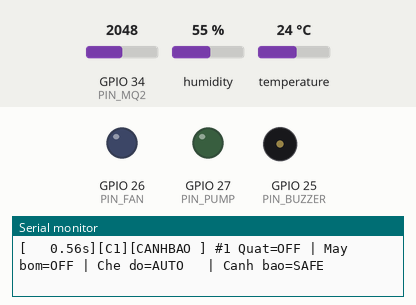
Bench run of a sketch on a simulated ESP32. Parts: output pins drawn as LEDs (lit = HIGH), buzzer (waves = sounding, pin HIGH), the last lines printed to the serial monitor. The test bench sets the inputs (shaded band); at power-on: GPIO 34 (PIN_MQ2) = 2048, humidity 55 %, temperature 24 °C (analog values on the 0–4095 scale). WiFi joins after 1.5 s; servers stay silent unless stated; random numbers use the default seed unless the sketch sets one; no MQTT or app messages arrive unless stated.

Above: at 1.7 s.
1.8 s: GPIO 34 (PIN_MQ2) set to 2458
3.7 s: GPIO 34 (PIN_MQ2) set to 2532
At 5.5 s:
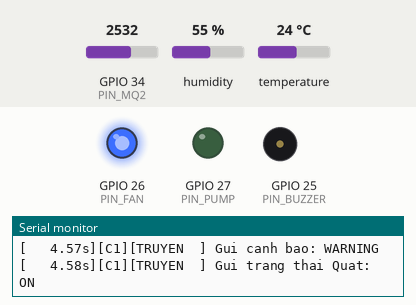
Timing chart, 0 to 7.0 s (numbered marks = the images above; inputs shaded):
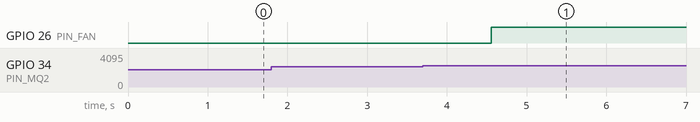

Measured:
- the behaviour switches between 2499 and 2500 on GPIO 34 (PIN_MQ2) (found by bisection; images 0 and 1)
- after the input at 3.7 s, GPIO 26 (PIN_FAN): LOW → HIGH after 0.86 s

The sketch:

sketch.ino
```cpp
// ĐỀ 3: MẠCH BÁO CHÁY GIA ĐÌNH - ESP32 + MQ2 + DHT22 + MQTT + FreeRTOS
// Core 0: TaskTruyenData  (WiFi + MQTT, đọc dataQueue và publish)
// Core 1: TaskDocData     (đọc cảm biến, in Serial, gửi dataQueue + alertQueue)
// Core 1: TaskCanhBao     (đọc alertQueue, điều khiển quạt / máy bơm / còi)
#include <WiFi.h>
#include <PubSubClient.h>
#include <DHT.h>
#include <stdarg.h>

// ---------- WiFi (Wokwi) ----------
const char* WIFI_SSID = "Wokwi-GUEST";
const char* WIFI_PASS = "";

// ---------- MQTT Broker ----------
const char* MQTT_HOST = "broker.hivemq.com";
const int   MQTT_PORT = 1883;

#define BASE "nhom3/baochay/"
const char* T_GAS        = BASE "gas";
const char* T_TEMP       = BASE "temp";
const char* T_FAN_STATE  = BASE "fan/state";
const char* T_PUMP_STATE = BASE "pump/state";
const char* T_MODE_STATE = BASE "mode/state";
const char* T_ALARM      = BASE "alarm";
const char* T_FAN_SET    = BASE "fan/set";
const char* T_PUMP_SET   = BASE "pump/set";
const char* T_MODE_SET   = BASE "mode/set";

// ---------- Chân ----------
#define PIN_MQ2    34
#define PIN_DHT    15
#define PIN_FAN    26
#define PIN_PUMP   27
#define PIN_BUZZER 25

// ---------- Ngưỡng (gas tính theo ADC đã lọc nhiễu, 0..4095) ----------
const int   GAS_ON   = 2500;
const int   GAS_OFF  = 2000;
const float TEMP_ON  = 50.0;
const float TEMP_OFF = 45.0;

// ---------- Cấu hình đọc gas ----------
const int GAS_SAMPLES = 32;   // số mẫu mỗi lần đo
const int GAS_TRIM    = 4;    // bỏ 4 mẫu thấp nhất + 4 mẫu cao nhất rồi lấy trung bình

// ---------- Dữ liệu & hàng đợi ----------
struct SensorData {
  uint32_t seq;     // số thứ tự mẫu, để theo dõi trong log
  int      gas;     // ADC đã lọc
  float    temp;    // °C
};

QueueHandle_t dataQueue;   // TaskDocData -> TaskTruyenData
QueueHandle_t alertQueue;  // TaskDocData -> TaskCanhBao
SemaphoreHandle_t serialMutex;

// ---------- Trạng thái dùng chung ----------
volatile bool autoMode = true;
volatile bool fanOn    = false;
volatile bool pumpOn   = false;
volatile int  alarmLvl = 0;   // 0=SAFE, 1=WARNING, 2=FIRE

DHT dht(PIN_DHT, DHT22);
WiFiClient espClient;
PubSubClient mqtt(espClient);

const char* alarmText(int a) {
  return a == 2 ? "FIRE" : (a == 1 ? "WARNING" : "SAFE");
}

// ---------- In Serial an toàn giữa các task ----------
// Dạng: [  12.34s][C1][DOC     ] nội dung
void logf(const char* tag, const char* fmt, ...) {
  char msg[160];
  va_list ap;
  va_start(ap, fmt);
  vsnprintf(msg, sizeof(msg), fmt, ap);
  va_end(ap);
  if (serialMutex) xSemaphoreTake(serialMutex, portMAX_DELAY);
  Serial.printf("[%7.2fs][C%d][%-8s] %s\n", millis() / 1000.0, xPortGetCoreID(), tag, msg);
  if (serialMutex) xSemaphoreGive(serialMutex);
}

// ---------- Đọc gas: lấy nhiều mẫu, sắp xếp, bỏ cực trị, lấy trung bình ----------
int readGasADC() {
  int s[GAS_SAMPLES];
  for (int i = 0; i < GAS_SAMPLES; i++) {
    s[i] = analogRead(PIN_MQ2);
    delayMicroseconds(300);
  }
  for (int i = 1; i < GAS_SAMPLES; i++) {          // insertion sort
    int k = s[i], j = i - 1;
    while (j >= 0 && s[j] > k) { s[j + 1] = s[j]; j--; }
    s[j + 1] = k;
  }
  long sum = 0;
  for (int i = GAS_TRIM; i < GAS_SAMPLES - GAS_TRIM; i++) sum += s[i];
  return (int)(sum / (GAS_SAMPLES - 2 * GAS_TRIM));
}

void setFan(bool on)  { fanOn = on;  digitalWrite(PIN_FAN,  on ? HIGH : LOW); }
void setPump(bool on) { pumpOn = on; digitalWrite(PIN_PUMP, on ? HIGH : LOW); }

// Nhận lệnh từ Web (chạy trong mqtt.loop() -> Core 0)
void onMessage(char* topic, byte* payload, unsigned int len) {
  String msg = "";
  for (unsigned int i = 0; i < len; i++) msg += (char)payload[i];
  String t = String(topic);
  logf("MQTT-RX", "%s = %s", topic, msg.c_str());

  if (t == T_MODE_SET) {
    autoMode = (msg == "AUTO");
    logf("MQTT-RX", ">> Doi che do: %s", autoMode ? "AUTO" : "MANUAL");
  } else if (t == T_FAN_SET || t == T_PUMP_SET) {
    if (autoMode) {
      logf("MQTT-RX", ">> Bo qua: dang o che do AUTO");
    } else if (t == T_FAN_SET) {
      setFan(msg == "ON");
      logf("MQTT-RX", ">> MANUAL: Quat %s", fanOn ? "BAT" : "TAT");
    } else {
      setPump(msg == "ON");
      logf("MQTT-RX", ">> MANUAL: May bom %s", pumpOn ? "BAT" : "TAT");
    }
  }
}

bool connectMQTT() {
  String id = "esp32_baochay_" + String(esp_random());
  logf("TRUYEN", "Dang ket noi MQTT %s:%d ...", MQTT_HOST, MQTT_PORT);
  if (mqtt.connect(id.c_str())) {
    logf("TRUYEN", "MQTT OK (clientId=%s)", id.c_str());
    mqtt.subscribe(T_FAN_SET);
    mqtt.subscribe(T_PUMP_SET);
    mqtt.subscribe(T_MODE_SET);
    return true;
  }
  logf("TRUYEN", "MQTT loi rc=%d, thu lai sau 2s", mqtt.state());
  return false;
}

// =====================================================
// TASK TRUYỀN DATA - Core 0
// =====================================================
void TaskTruyenData(void* pv) {
  logf("TRUYEN", "Task bat dau tren Core %d", xPortGetCoreID());

  // 1. Kết nối WiFi
  logf("TRUYEN", "Dang ket noi WiFi '%s' ...", WIFI_SSID);
  WiFi.begin(WIFI_SSID, WIFI_PASS);
  while (WiFi.status() != WL_CONNECTED) vTaskDelay(pdMS_TO_TICKS(300));
  logf("TRUYEN", "WiFi OK, IP: %s", WiFi.localIP().toString().c_str());

  mqtt.setServer(MQTT_HOST, MQTT_PORT);
  mqtt.setCallback(onMessage);

  int lastAlarm = -1, lastFan = -1, lastPump = -1, lastMode = -1;
  SensorData d;

  for (;;) {
    if (WiFi.status() != WL_CONNECTED) {
      logf("TRUYEN", "Mat WiFi, ket noi lai...");
      WiFi.reconnect();
      vTaskDelay(pdMS_TO_TICKS(1000));
      continue;
    }
    if (!mqtt.connected()) {
      lastAlarm = lastFan = lastPump = lastMode = -1;   // publish lại trạng thái sau khi nối lại
      if (!connectMQTT()) { vTaskDelay(pdMS_TO_TICKS(2000)); continue; }
    }
    mqtt.loop();

    // 2. Đọc data Queue và gửi lên broker
    if (xQueueReceive(dataQueue, &d, pdMS_TO_TICKS(50)) == pdTRUE) {
      bool ok1 = mqtt.publish(T_GAS,  String(d.gas).c_str());
      bool ok2 = mqtt.publish(T_TEMP, String(d.temp, 1).c_str());
      logf("TRUYEN", "#%lu gui MQTT: gas=%d temp=%.1f -> %s | con %u mau trong queue",
           (unsigned long)d.seq, d.gas, d.temp, (ok1 && ok2) ? "OK" : "LOI",
           (unsigned)uxQueueMessagesWaiting(dataQueue));
    }

    // 3. Gửi trạng thái khi có thay đổi
    int a = alarmLvl, f = fanOn, p = pumpOn, m = autoMode;
    if (a != lastAlarm) { mqtt.publish(T_ALARM,      alarmText(a),          true); lastAlarm = a;
                          logf("TRUYEN", "Gui canh bao: %s", alarmText(a)); }
    if (f != lastFan)   { mqtt.publish(T_FAN_STATE,  f ? "ON" : "OFF",      true); lastFan = f;
                          logf("TRUYEN", "Gui trang thai Quat: %s", f ? "ON" : "OFF"); }
    if (p != lastPump)  { mqtt.publish(T_PUMP_STATE, p ? "ON" : "OFF",      true); lastPump = p;
                          logf("TRUYEN", "Gui trang thai May bom: %s", p ? "ON" : "OFF"); }
    if (m != lastMode)  { mqtt.publish(T_MODE_STATE, m ? "AUTO" : "MANUAL", true); lastMode = m;
                          logf("TRUYEN", "Gui che do: %s", m ? "AUTO" : "MANUAL"); }
  }
}

// =====================================================
// TASK ĐỌC DATA - Core 1
// =====================================================
void TaskDocData(void* pv) {
  logf("DOC", "Task bat dau tren Core %d", xPortGetCoreID());
  TickType_t last = xTaskGetTickCount();
  uint32_t seq = 0;

  for (;;) {
    SensorData d;
    d.seq  = ++seq;
    d.gas  = readGasADC();
    d.temp = dht.readTemperature();

    if (isnan(d.temp)) {
      logf("DOC", "#%lu LOI doc DHT22, bo qua mau nay", (unsigned long)d.seq);
    } else {
      logf("DOC", "#%lu Gas=%4d ADC (~%4d mV, %3d%%) | Nhiet do=%.1f C",
           (unsigned long)d.seq, d.gas, (int)(d.gas * 3300L / 4095), (int)(d.gas * 100L / 4095), d.temp);

      bool q1 = xQueueSend(dataQueue,  &d, 0) == pdTRUE;
      bool q2 = xQueueSend(alertQueue, &d, 0) == pdTRUE;
      if (!q1) logf("DOC", "CANH BAO: dataQueue day, mat mau #%lu", (unsigned long)d.seq);
      if (!q2) logf("DOC", "CANH BAO: alertQueue day, mat mau #%lu", (unsigned long)d.seq);
    }
    vTaskDelayUntil(&last, pdMS_TO_TICKS(2000));
  }
}

// =====================================================
// TASK CẢNH BÁO - Core 1
// =====================================================
void TaskCanhBao(void* pv) {
  logf("CANHBAO", "Task bat dau tren Core %d", xPortGetCoreID());
  SensorData d;
  bool beepOn = false;

  for (;;) {
    // Chờ mẫu mới tối đa 250 ms; hết thời gian chờ thì vẫn chạy phần còi bíp bên dưới
    if (xQueueReceive(alertQueue, &d, pdMS_TO_TICKS(250)) == pdTRUE) {
      if (autoMode) {
        if (d.gas >= GAS_ON && !fanOn) {
          setFan(true);
          logf("CANHBAO", "#%lu Gas %d >= %d -> BAT QUAT", (unsigned long)d.seq, d.gas, GAS_ON);
        } else if (d.gas <= GAS_OFF && fanOn) {
          setFan(false);
          logf("CANHBAO", "#%lu Gas %d <= %d -> TAT QUAT", (unsigned long)d.seq, d.gas, GAS_OFF);
        }
        if (d.temp >= TEMP_ON && !pumpOn) {
          setPump(true);
          logf("CANHBAO", "#%lu Nhiet do %.1f >= %.0f -> BAT MAY BOM", (unsigned long)d.seq, d.temp, TEMP_ON);
        } else if (d.temp <= TEMP_OFF && pumpOn) {
          setPump(false);
          logf("CANHBAO", "#%lu Nhiet do %.1f <= %.0f -> TAT MAY BOM", (unsigned long)d.seq, d.temp, TEMP_OFF);
        }
      }

      bool gasHigh = d.gas >= GAS_ON, tempHigh = d.temp >= TEMP_ON;
      int newLvl = (gasHigh && tempHigh) ? 2 : ((gasHigh || tempHigh) ? 1 : 0);
      alarmLvl = newLvl;

      // Dòng tổng hợp trạng thái SAU khi đã xử lý
      logf("CANHBAO", "#%lu Quat=%s | May bom=%s | Che do=%s | Canh bao=%s%s",
           (unsigned long)d.seq, fanOn ? "ON " : "OFF", pumpOn ? "ON " : "OFF",
           autoMode ? "AUTO  " : "MANUAL", alarmText(newLvl),
           newLvl == 2 ? " | COI KEU!" : "");
    }

    // Còi: khi FIRE thì bíp 250 ms bật / 250 ms tắt (tone 2 kHz); hết FIRE thì tắt hẳn
    if (alarmLvl == 2) {
      beepOn = !beepOn;
      if (beepOn) tone(PIN_BUZZER, 2000);
      else        noTone(PIN_BUZZER);
    } else if (beepOn) {
      beepOn = false;
      noTone(PIN_BUZZER);
    }
  }
}

void setup() {
  Serial.begin(115200);
  delay(500);

  analogReadResolution(12);
  analogSetPinAttenuation(PIN_MQ2, ADC_11db);   // đo được tới ~3.3V

  pinMode(PIN_FAN, OUTPUT);
  pinMode(PIN_PUMP, OUTPUT);
  pinMode(PIN_BUZZER, OUTPUT);
  dht.begin();

  serialMutex = xSemaphoreCreateMutex();
  dataQueue   = xQueueCreate(10, sizeof(SensorData));
  alertQueue  = xQueueCreate(10, sizeof(SensorData));

  Serial.println();
  Serial.println("==================== BAO CHAY GIA DINH - RTOS ====================");
  Serial.println("Dinh dang log: [thoi gian][Core][Task] noi dung");
  Serial.printf ("Nguong: Gas BAT>=%d / TAT<=%d (ADC) | Nhiet do BAT>=%.0f / TAT<=%.0f (C)\n",
                 GAS_ON, GAS_OFF, TEMP_ON, TEMP_OFF);
  Serial.println("===================================================================");


  xTaskCreatePinnedToCore(TaskTruyenData, "TruyenData", 8192, NULL, 1, NULL, 0);
  xTaskCreatePinnedToCore(TaskDocData,    "DocData",    5120, NULL, 2, NULL, 1);
  xTaskCreatePinnedToCore(TaskCanhBao,    "CanhBao",    5120, NULL, 2, NULL, 1);
}

void loop() {
  vTaskDelete(NULL);
}
```
